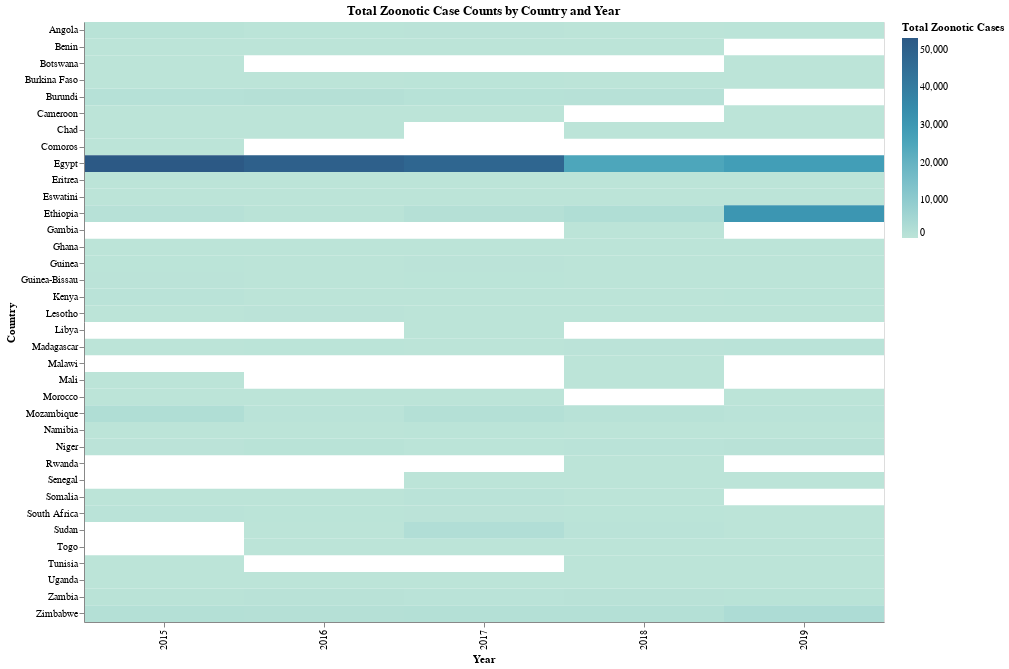

This figure's notebook cell:
### Code cell
# Clean df to only include one instance of country, year, world region, and case
cases_base = (
    merged_df2[
        ["Country", "Year", "World region", "Zoonotic_Cases"]
    ]
    .drop_duplicates(subset=["Country", "Year"])
    .copy()
)

cases_base["Zoonotic_Cases"] = pd.to_numeric(cases_base["Zoonotic_Cases"], errors="coerce").fillna(0)

# Group by year and country and count the number of outbreaks and obtain the total number of outbreaks
outbreak_by_country_year = (
    cases_base
    .groupby(["Country", "Year", "World region"], as_index=False)
    .agg(total_cases=("Zoonotic_Cases", "sum"))
)

df = outbreak_by_country_year.copy()
df["Year"] = df["Year"].astype(int)
df["Country"] = df["Country"].astype(str).str.strip()
df["key"] = df["Country"] + "_" + df["Year"].astype(str)

region_options = sorted(df["World region"].unique().tolist())
region_select = alt.selection_point(
    name="RegionSelect",
    fields=["World region"],
    bind=alt.binding_select(options=region_options, name="Region: "),
    value=[{"World region": region_options[0]}],
)

heatmap = (
    alt.Chart(df)
    .mark_rect()
    .transform_filter(region_select)
    .encode(
        x=alt.X("Year:O", title="Year"),
        y=alt.Y("Country:N", title="Country"),
        color=alt.Color(
            "total_cases:Q",
            title="Total Zoonotic Cases",
            scale=alt.Scale(scheme="tealblues"),
        ),
        tooltip=[
            alt.Tooltip("Country:N", title="Country"),
            alt.Tooltip("Year:O", title="Year"),
            alt.Tooltip("total_cases:Q", title="Total Cases", format=","),
            alt.Tooltip("World region:N", title="Region"),
        ],
    )
    .properties(
        width=800,
        height=600,
        title="Total Zoonotic Case Counts by Country and Year"
    )
    .add_params(region_select)
)

heatmap

# Note that poland had a huge outbreak in 2015
# Common west nile outbreaks occur in egypt

### Figure 1 — Vega-Lite specification as saved in the notebook (floating-point values rounded to 4 significant figures; data arrays with more than 128 entries replaced by an {"elided": "..."} marker saying what was removed)
{"config": {"view": {"continuousWidth": 300, "continuousHeight": 300}}, "data": {"name": "data-44ac1236e759cfe07e375dd31bdaf20f"}, "mark": {"type": "rect"}, "encoding": {"color": {"field": "total_cases", "scale": {"scheme": "tealblues"}, "title": "Total Zoonotic Cases", "type": "quantitative"}, "tooltip": [{"field": "Country", "title": "Country", "type": "nominal"}, {"field": "Year", "title": "Year", "type": "ordinal"}, {"field": "total_cases", "format": ",", "title": "Total Cases", "type": "quantitative"}, {"field": "World region", "title": "Region", "type": "nominal"}], "x": {"field": "Year", "title": "Year", "type": "ordinal"}, "y": {"field": "Country", "title": "Country", "type": "nominal"}}, "height": 600, "params": [{"name": "RegionSelect", "select": {"type": "point", "fields": ["World region"]}, "bind": {"input": "select", "options": ["Africa", "Americas", "Asia", "Europe", "Oceania"], "name": "Region: "}, "value": [{"World region": "Africa"}]}], "title": "Total Zoonotic Case Counts by Country and Year", "transform": [{"filter": {"param": "RegionSelect"}}], "width": 800, "$schema": "https://vega.github.io/schema/vega-lite/v6.1.0.json", "datasets": {"data-44ac1236e759cfe07e375dd31bdaf20f": {"elided": "423 records"}}}
